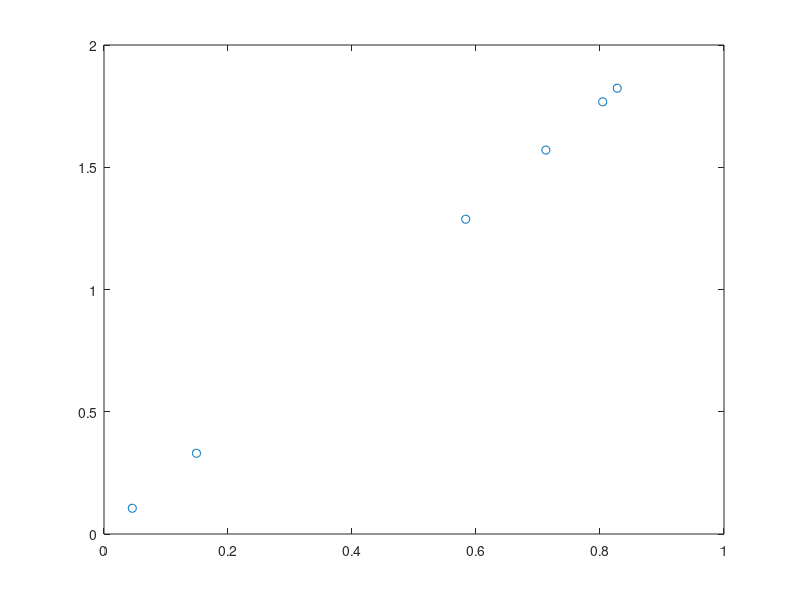

MATLAB code to generate this figure:
nPoints=6;
Rt=2.2;
ErrMax=0.01;

I=rand(nPoints,1);
V=Rt.*I+ErrMax.*rand(nPoints,1)-(ErrMax/2).*ones(nPoints,1);
plot(I,V,'o')
A=I;  B=V;
R=inv(A'*A)*A'*B;
ErrorSL=abs(R-Rt)

ErrorMean=mean(V./I-Rt.*ones(nPoints,1))
